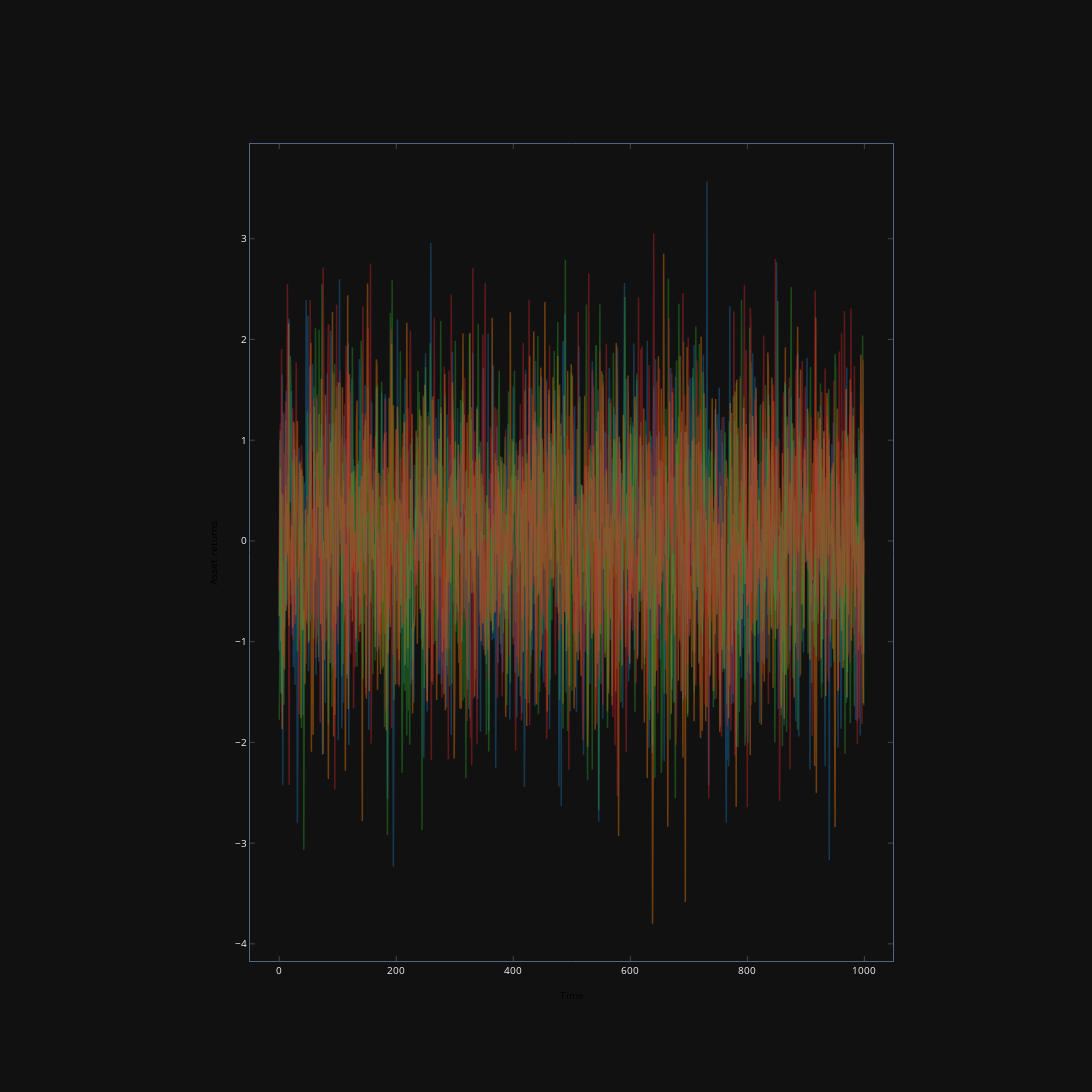

Write notebook code for a chart like this one.
### Markdown cell above
The `iplot_mpl` allows for the creation of an interactive plot inside of a Jupyter notebook

### Code cell
fig = plt.figure(figsize=(20, 12))
plt.plot(asset_returns.T, alpha=0.4)
plt.xlabel('Time')
plt.ylabel('Asset returns')

plotly_fig = mpl_to_plotly(fig)
pyo.init_notebook_mode(connected=True)
pyo.iplot(plotly_fig, filename='random returns')

### Figure 1 — Plotly figure (JSON) as saved in the notebook; plotly's stock layout.template omitted (floating-point values rounded to 4 significant figures; data arrays with more than 128 entries replaced by an {"elided": "..."} marker saying what was removed)
{"data": [{"line": {"color": "rgba (31, 119, 180, 0.4)", "dash": "solid", "width": 1.5}, "mode": "lines", "name": "_child0", "x": {"elided": "1000 float values"}, "xaxis": "x", "y": {"elided": "1000 float values"}, "yaxis": "y", "type": "scatter"}, {"line": {"color": "rgba (255, 127, 14, 0.4)", "dash": "solid", "width": 1.5}, "mode": "lines", "name": "_child1", "x": {"elided": "1000 float values"}, "xaxis": "x", "y": {"elided": "1000 float values"}, "yaxis": "y", "type": "scatter"}, {"line": {"color": "rgba (44, 160, 44, 0.4)", "dash": "solid", "width": 1.5}, "mode": "lines", "name": "_child2", "x": {"elided": "1000 float values"}, "xaxis": "x", "y": {"elided": "1000 float values"}, "yaxis": "y", "type": "scatter"}, {"line": {"color": "rgba (214, 39, 40, 0.4)", "dash": "solid", "width": 1.5}, "mode": "lines", "name": "_child3", "x": {"elided": "1000 float values"}, "xaxis": "x", "y": {"elided": "1000 float values"}, "yaxis": "y", "type": "scatter"}], "layout": {"autosize": false, "height": 1200, "hovermode": "closest", "margin": {"b": 131, "l": 250, "pad": 0, "r": 199, "t": 144}, "showlegend": false, "width": 2000, "xaxis": {"anchor": "y", "domain": [0.0, 1.0], "mirror": "ticks", "nticks": 8, "range": [-49.95, 1049.0], "showgrid": false, "showline": true, "side": "bottom", "tickfont": {"size": 10.0}, "ticks": "inside", "title": {"font": {"color": "#000000", "size": 10.0}, "text": "Time"}, "type": "linear", "zeroline": false}, "yaxis": {"anchor": "x", "domain": [0.0, 1.0], "mirror": "ticks", "nticks": 10, "range": [-4.17, 3.94], "showgrid": false, "showline": true, "side": "left", "tickfont": {"size": 10.0}, "ticks": "inside", "title": {"font": {"color": "#000000", "size": 10.0}, "text": "Asset returns"}, "type": "linear", "zeroline": false}}}
